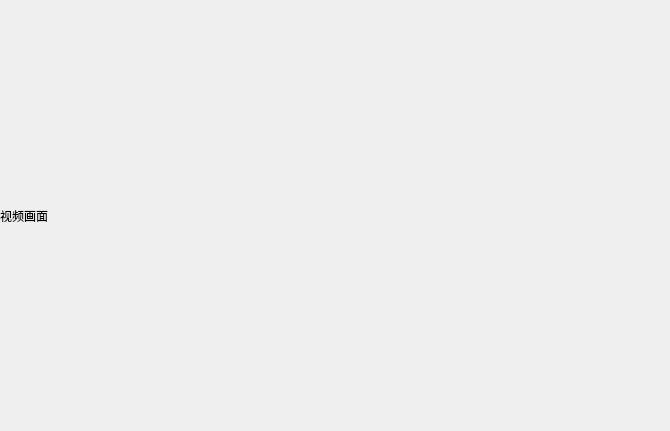
<?xml version="1.0" encoding="UTF-8"?>
<ui version="4.0">
 <class>DisplayWind</class>
 <widget class="QWidget" name="DisplayWind">
  <property name="geometry">
   <rect>
    <x>0</x>
    <y>0</y>
    <width>670</width>
    <height>431</height>
   </rect>
  </property>
  <property name="windowTitle">
   <string>Form</string>
  </property>
  <layout class="QGridLayout" name="gridLayout">
   <property name="leftMargin">
    <number>0</number>
   </property>
   <property name="topMargin">
    <number>0</number>
   </property>
   <property name="rightMargin">
    <number>0</number>
   </property>
   <property name="bottomMargin">
    <number>0</number>
   </property>
   <property name="spacing">
    <number>0</number>
   </property>
   <item row="0" column="0">
    <widget class="QLabel" name="label">
     <property name="text">
      <string>视频画面</string>
     </property>
    </widget>
   </item>
  </layout>
 </widget>
 <resources/>
 <connections/>
</ui>
